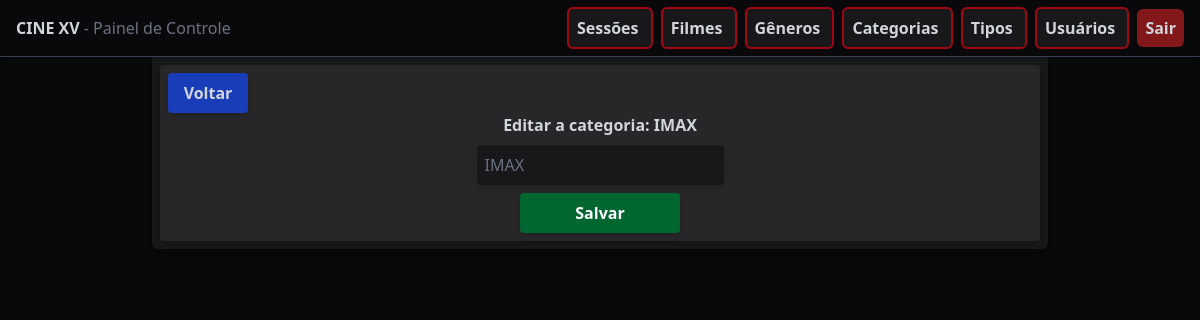
/category/edit/1/ (signed in), run on an earlier commit of the app's database.
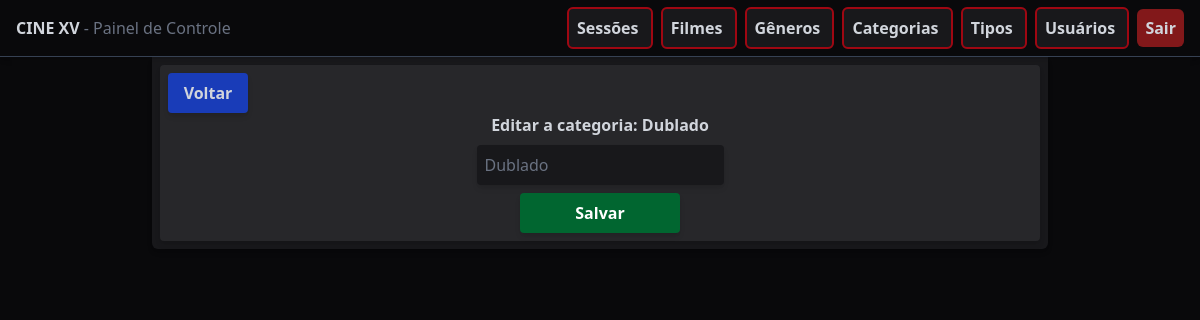
And on a later commit of the database.
### api/models.py (models this page shows, shortened)
class Category(models.Model):
    name = models.CharField(max_length=100, unique=True)
    category_type = models.ForeignKey(CategoryType, on_delete=models.SET_NULL, null=True, related_name='categories')
    modified_by = models.ForeignKey(User, on_delete=models.SET_NULL, null=True, related_name='mod_categories')
    modified_at = models.DateTimeField(auto_now_add=True)

### control/views.py (the view, shortened to what this page needs)
# urls.py: path('category/edit/<int:id>/', views.category_edit, name='category-edit'),
@login_required(login_url='user-login')
def category_edit(request, id):
    category = get_object_or_404(Category, id=id)
    form = AddCategoryForm(instance=category)
    context = {
        'form': form,
        'category': category
    }
    return render(request, 'category/category_edit.html', context)

### control/forms.py
class AddCategoryForm(forms.ModelForm):
    class Meta:
        model = Category
        fields = ['name', 'category_type']
        widgets = {
            'name': forms.TextInput(attrs={
                'class': "bg-zinc-900 hover:bg-zinc-700 transition outline-none p-2 rounded-sm shadow-md",
                'placeholder': "Nome da categoria"
            }),
            'category_type': forms.Select(attrs={
                'class': "bg-zinc-900 hover:bg-zinc-700 transition outline-none p-2 rounded-sm shadow-md"
            })
        }

### control/templates/category/category_edit.html (shortened to what this page needs)
{% extends 'base.html' %}
{% block content %}
<div class="w-4xl bg-zinc-900 mx-auto p-2 rounded-b-md space-y-2 shadow-md">
    <div class="flex flex-col bg-zinc-800 rounded-sm p-2 shadow-md">
        <a href="{% url 'categories' %}" class="w-20 text-center bg-blue-800 hover:bg-blue-600 transition font-semibold rounded-sm p-2 shadow-md">
            Voltar
        </a>
        <div class="flex flex-col gap-2 text-center items-center">
            <h1 class="font-semibold">Editar a categoria: {{ category.name }}</h1>
            <form method="POST" class="flex flex-col gap-2 text-gray-500">
                {{ form.name }}
                <button type="submit" class="w-40 mx-auto bg-green-800 hover:bg-green-600 p-2 rounded-sm text-white font-semibold cursor-pointer transition shadow-md">
                    Salvar
                </button>
            </form>
        </div>
    </div>
</div>
{% endblock %}

What changed in the data, as far as the page shows it:
changed Category: name "IMAX" → "Dublado"
